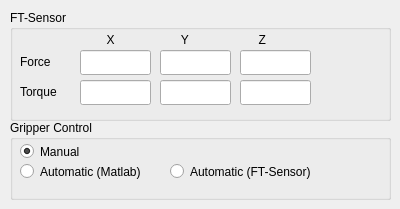
    <widget class="QWidget" name="hriTab">
     <attribute name="title">
      <string>HRI</string>
     </attribute>
     <widget class="QGroupBox" name="groupBox_6">
      <property name="geometry">
       <rect>
        <x>10</x>
        <y>10</y>
        <width>381</width>
        <height>111</height>
       </rect>
      </property>
      <property name="title">
       <string>FT-Sensor</string>
      </property>
      <widget class="QLabel" name="label_12">
       <property name="geometry">
        <rect>
         <x>10</x>
         <y>36</y>
         <width>56</width>
         <height>31</height>
        </rect>
       </property>
       <property name="text">
        <string>Force</string>
       </property>
      </widget>
      <widget class="QLabel" name="label_13">
       <property name="geometry">
        <rect>
         <x>10</x>
         <y>66</y>
         <width>56</width>
         <height>31</height>
        </rect>
       </property>
       <property name="text">
        <string>Torque</string>
       </property>
      </widget>
      <widget class="QLabel" name="label_14">
       <property name="geometry">
        <rect>
         <x>70</x>
         <y>20</y>
         <width>231</width>
         <height>20</height>
        </rect>
       </property>
       <property name="text">
        <string>        X                    Y                     Z</string>
       </property>
      </widget>
      <widget class="QLineEdit" name="lineEdit_FT_FX">
       <property name="geometry">
        <rect>
         <x>70</x>
         <y>40</y>
         <width>71</width>
         <height>25</height>
        </rect>
       </property>
      </widget>
      <widget class="QLineEdit" name="lineEdit_FT_FY">
       <property name="geometry">
        <rect>
         <x>150</x>
         <y>40</y>
         <width>71</width>
         <height>25</height>
        </rect>
       </property>
      </widget>
      <widget class="QLineEdit" name="lineEdit_FT_FZ">
       <property name="geometry">
        <rect>
         <x>230</x>
         <y>40</y>
         <width>71</width>
         <height>25</height>
        </rect>
       </property>
      </widget>
      <widget class="QLineEdit" name="lineEdit_FT_TY">
       <property name="geometry">
        <rect>
         <x>150</x>
         <y>70</y>
         <width>71</width>
         <height>25</height>
        </rect>
       </property>
      </widget>
      <widget class="QLineEdit" name="lineEdit_FT_TZ">
       <property name="geometry">
        <rect>
         <x>230</x>
         <y>70</y>
         <width>71</width>
         <height>25</height>
        </rect>
       </property>
      </widget>
      <widget class="QLineEdit" name="lineEdit_FT_TX">
       <property name="geometry">
        <rect>
         <x>70</x>
         <y>70</y>
         <width>71</width>
         <height>25</height>
        </rect>
       </property>
      </widget>
     </widget>
     <widget class="QGroupBox" name="groupBox_7">
      <property name="geometry">
       <rect>
        <x>10</x>
        <y>120</y>
        <width>381</width>
        <height>80</height>
       </rect>
      </property>
      <property name="title">
       <string>Gripper Control</string>
      </property>
      <widget class="QRadioButton" name="radioButton_GC_M">
       <property name="geometry">
        <rect>
         <x>10</x>
         <y>20</y>
         <width>96</width>
         <height>23</height>
        </rect>
       </property>
       <property name="text">
        <string>Manual</string>
       </property>
       <property name="checked">
        <bool>true</bool>
       </property>
      </widget>
      <widget class="QRadioButton" name="radioButton_GC_A_ML">
       <property name="geometry">
        <rect>
         <x>10</x>
         <y>40</y>
         <width>141</width>
         <height>23</height>
        </rect>
       </property>
       <property name="text">
        <string>Automatic (Matlab)</string>
       </property>
      </widget>
      <widget class="QRadioButton" name="radioButton_GC_A_FT">
       <property name="geometry">
        <rect>
         <x>160</x>
         <y>40</y>
         <width>191</width>
         <height>23</height>
        </rect>
       </property>
       <property name="text">
        <string>Automatic (FT-Sensor)</string>
       </property>
      </widget>
     </widget>
    </widget>
